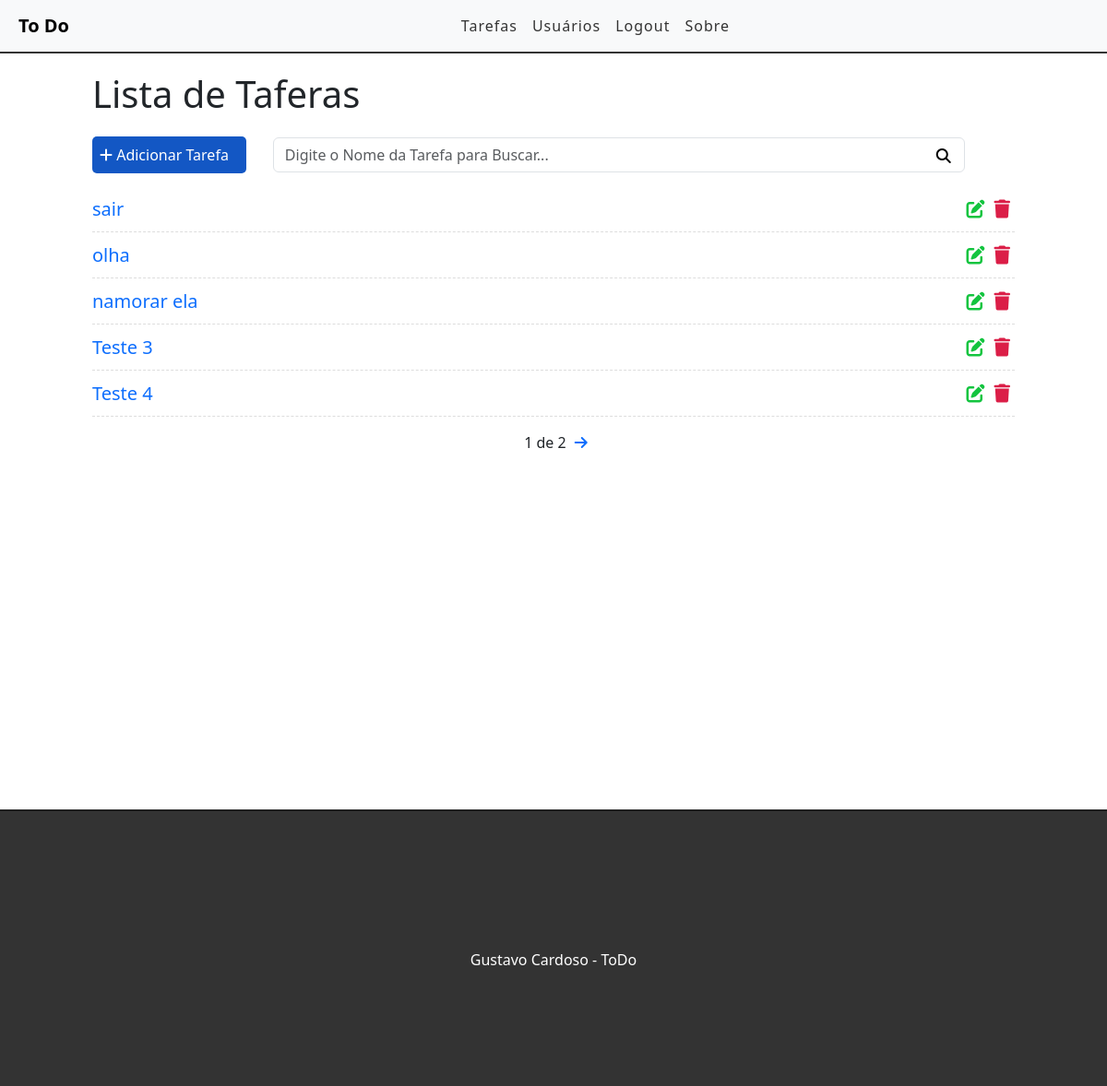
The app's page / (signed in) with its own data.
### tasks/models.py (models this page shows, shortened)
class Task(models.Model):
    STATUS = (
        ('doing','Doing'),
        ('done', 'Done'),
    )
    title = models.CharField(max_length=255)
    description = models.TextField()
    done = models.CharField(max_length=5, choices=STATUS,)
    created_at = models.DateTimeField(auto_now_add=True)
    update_at = models.DateTimeField(auto_now=True)

### tasks/views.py (the view)
# urls.py: path('', views.taskList, name='Task List'),
@login_required
def taskList(request):
    search = request.GET.get('search')
    if search:
        tasks = Task.objects.filter(title__icontains=search,description__icontains=search)
    else:
        tasks_list = Task.objects.all().order_by('-created_at')
        paginator = Paginator(tasks_list, 5)
        page = request.GET.get('page')
        tasks = paginator.get_page(page)
    return render(request, 'tasks/list.html', {'tasks':tasks})

### tasks/templates/tasks/list.html (shortened to what this page needs)
{% extends 'base.html' %}
{% block content %}
<div class="offset-1 col-10 list-div">
    <h1>Lista de Taferas</h1>
    <a id="add-link" href="/newtask">
        <div class="col-2 add-div">
            <i class="fas fa-plus"></i> Adicionar Tarefa
        </div>
    </a>
    <div class="col-9 search-div">
        <form method="GET" id='search-form'>
            <input class="form-control" type="text" id="search" name="search" placeholder="Digite o Nome da Tarefa para Buscar... " value="{{ request.GET.search }}">
            <i class="fa-solid fa-magnifying-glass" id="search-btn"></i>
        </form>
    </div>
    <ul class="task-list">
        {% for task in tasks %}
        <li class="tesk-item">
            <span><a class="title" href="/task/{{task.id}}">{{task.title}}</a></span>
            <span><a href="/delete/{{task.id}}"><i class="fas fa-trash"></i></a></span>
            <span><a href="/edit/{{task.id}}"><i class="fas fa-edit"></i></a></span>
        </li>
        {% endfor %}
    </ul>
    <div class="pagination">
        <span class="step-links">
            {% if tasks.paginator.num_pages %}
            <span class="current">
                {{tasks.number}} de {{tasks.paginator.num_pages}}
            </span>
            {% endif %}
            {% if tasks.has_next %}
                <a href="?page={{ tasks.next_page_number }}"> <i class="fas fa-arrow-right"></i></a>
            {% endif %}
        </span>
    </div>
</div>
{% endblock %}

### tasks/static/css/styles.css (style rules this page uses)
* { padding: 0; margin: 0; }
.list-div { min-height: calc(100vh); }
#add-link { text-decoration: none; }
.add-div { background-color: #1357c4; cursor: pointer; display: inline-block; color: #fff; padding: 8px; border-radius: 5px; margin-right: 25px; }
.search-div { padding: 0; margin-top: 15px; margin-bottom: 15px; display: inline-block; position: relative; }
.search-div i { position: absolute; right: 10px; bottom: 5px; font-weight: 900; color: #000; padding: 5px; border-radius: 50%; cursor: pointer; }
.list-div { padding: 0; }
.title { text-decoration: none; }
.task-list { padding-left: 0; }
.tesk-item { list-style: none; font-size: 20px; height: 50px; padding-top: 10px; border-bottom: 1px dashed #dddddd; }
.fas.fa-trash, .fas.fa-edit { cursor: pointer; margin: 5px; font-size: 20px; float: right; }
.fas.fa-trash { color: #db1e47; }
.fas.fa-edit { color: #13c43f; }
.pagination { margin-bottom: 20px; }
.step-links { position: relative; margin-left: auto; margin-right: auto; }
.step-links .current { padding-left: 5px; padding-right: 5px; }

### records on screen
Task: title "sair"
Task: title "olha"
Task: title "namorar ela"
Task: title "Teste 3"
Task: title "Teste 4"

### other values on screen
{{ tasks.number }} "1"
{{ tasks.paginator.num_pages }} "2"
